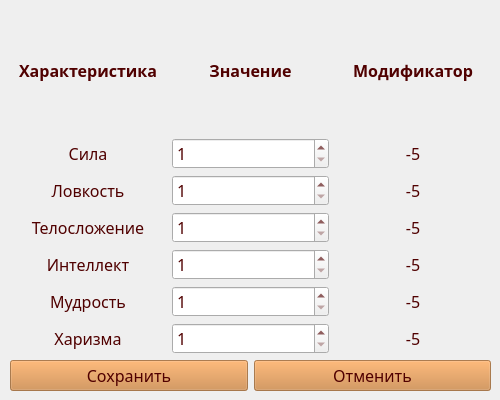
<?xml version="1.0" encoding="UTF-8"?>
<ui version="4.0">
 <class>MainWindow</class>
 <widget class="QMainWindow" name="MainWindow">
  <property name="geometry">
   <rect>
    <x>0</x>
    <y>0</y>
    <width>500</width>
    <height>400</height>
   </rect>
  </property>
  <property name="minimumSize">
   <size>
    <width>500</width>
    <height>400</height>
   </size>
  </property>
  <property name="maximumSize">
   <size>
    <width>500</width>
    <height>400</height>
   </size>
  </property>
  <property name="windowTitle">
   <string>MainWindow</string>
  </property>
  <widget class="QWidget" name="centralwidget">
   <widget class="QWidget" name="verticalLayoutWidget">
    <property name="geometry">
     <rect>
      <x>10</x>
      <y>10</y>
      <width>481</width>
      <height>381</height>
     </rect>
    </property>
    <layout class="QVBoxLayout" name="verticalLayout">
     <item>
      <layout class="QGridLayout" name="gridLayout">
       <item row="1" column="1">
        <widget class="QSpinBox" name="sila">
         <property name="font">
          <font>
           <family>Segoe Print</family>
           <pointsize>12</pointsize>
           <weight>9</weight>
           <italic>false</italic>
           <bold>false</bold>
          </font>
         </property>
         <property name="styleSheet">
          <string notr="true">font: 75 12pt &quot;Segoe Print&quot;;
color: rgb(80, 0, 0);</string>
         </property>
         <property name="minimum">
          <number>1</number>
         </property>
         <property name="maximum">
          <number>22</number>
         </property>
        </widget>
       </item>
       <item row="4" column="2">
        <widget class="QLabel" name="intelmod">
         <property name="font">
          <font>
           <family>Segoe Print</family>
           <pointsize>12</pointsize>
           <weight>9</weight>
           <italic>false</italic>
           <bold>false</bold>
          </font>
         </property>
         <property name="layoutDirection">
          <enum>Qt::LeftToRight</enum>
         </property>
         <property name="styleSheet">
          <string notr="true">font: 75 12pt &quot;Segoe Print&quot;;
color: rgb(80, 0, 0);</string>
         </property>
         <property name="text">
          <string>&lt;html&gt;&lt;head/&gt;&lt;body&gt;&lt;p align=&quot;center&quot;&gt;-5&lt;/p&gt;&lt;/body&gt;&lt;/html&gt;</string>
         </property>
        </widget>
       </item>
       <item row="3" column="0">
        <widget class="QLabel" name="label_3">
         <property name="font">
          <font>
           <family>Segoe Print</family>
           <pointsize>12</pointsize>
           <weight>9</weight>
           <italic>false</italic>
           <bold>false</bold>
          </font>
         </property>
         <property name="styleSheet">
          <string notr="true">font: 75 12pt &quot;Segoe Print&quot;;
color: rgb(80, 0, 0);</string>
         </property>
         <property name="text">
          <string>&lt;html&gt;&lt;head/&gt;&lt;body&gt;&lt;p align=&quot;center&quot;&gt;Телосложение&lt;/p&gt;&lt;/body&gt;&lt;/html&gt;</string>
         </property>
        </widget>
       </item>
       <item row="4" column="1">
        <widget class="QSpinBox" name="intel">
         <property name="font">
          <font>
           <family>Segoe Print</family>
           <pointsize>12</pointsize>
           <weight>9</weight>
           <italic>false</italic>
           <bold>false</bold>
          </font>
         </property>
         <property name="styleSheet">
          <string notr="true">font: 75 12pt &quot;Segoe Print&quot;;
color: rgb(80, 0, 0);</string>
         </property>
         <property name="minimum">
          <number>1</number>
         </property>
         <property name="maximum">
          <number>22</number>
         </property>
        </widget>
       </item>
       <item row="2" column="1">
        <widget class="QSpinBox" name="lovkost">
         <property name="font">
          <font>
           <family>Segoe Print</family>
           <pointsize>12</pointsize>
           <weight>9</weight>
           <italic>false</italic>
           <bold>false</bold>
          </font>
         </property>
         <property name="styleSheet">
          <string notr="true">font: 75 12pt &quot;Segoe Print&quot;;
color: rgb(80, 0, 0);</string>
         </property>
         <property name="minimum">
          <number>1</number>
         </property>
         <property name="maximum">
          <number>22</number>
         </property>
        </widget>
       </item>
       <item row="5" column="2">
        <widget class="QLabel" name="mudrostmod">
         <property name="font">
          <font>
           <family>Segoe Print</family>
           <pointsize>12</pointsize>
           <weight>9</weight>
           <italic>false</italic>
           <bold>false</bold>
          </font>
         </property>
         <property name="layoutDirection">
          <enum>Qt::LeftToRight</enum>
         </property>
         <property name="styleSheet">
          <string notr="true">font: 75 12pt &quot;Segoe Print&quot;;
color: rgb(80, 0, 0);</string>
         </property>
         <property name="text">
          <string>&lt;html&gt;&lt;head/&gt;&lt;body&gt;&lt;p align=&quot;center&quot;&gt;-5&lt;/p&gt;&lt;/body&gt;&lt;/html&gt;</string>
         </property>
        </widget>
       </item>
       <item row="5" column="0">
        <widget class="QLabel" name="label_5">
         <property name="font">
          <font>
           <family>Segoe Print</family>
           <pointsize>12</pointsize>
           <weight>9</weight>
           <italic>false</italic>
           <bold>false</bold>
          </font>
         </property>
         <property name="styleSheet">
          <string notr="true">color: rgb(80, 0, 0);
font: 75 12pt &quot;Segoe Print&quot;;</string>
         </property>
         <property name="text">
          <string>&lt;html&gt;&lt;head/&gt;&lt;body&gt;&lt;p align=&quot;center&quot;&gt;Мудрость&lt;/p&gt;&lt;/body&gt;&lt;/html&gt;</string>
         </property>
        </widget>
       </item>
       <item row="3" column="2">
        <widget class="QLabel" name="telomod">
         <property name="font">
          <font>
           <family>Segoe Print</family>
           <pointsize>12</pointsize>
           <weight>9</weight>
           <italic>false</italic>
           <bold>false</bold>
          </font>
         </property>
         <property name="layoutDirection">
          <enum>Qt::LeftToRight</enum>
         </property>
         <property name="styleSheet">
          <string notr="true">font: 75 12pt &quot;Segoe Print&quot;;
color: rgb(80, 0, 0);</string>
         </property>
         <property name="text">
          <string>&lt;html&gt;&lt;head/&gt;&lt;body&gt;&lt;p align=&quot;center&quot;&gt;-5&lt;/p&gt;&lt;/body&gt;&lt;/html&gt;</string>
         </property>
        </widget>
       </item>
       <item row="3" column="1">
        <widget class="QSpinBox" name="telo">
         <property name="font">
          <font>
           <family>Segoe Print</family>
           <pointsize>12</pointsize>
           <weight>9</weight>
           <italic>false</italic>
           <bold>false</bold>
          </font>
         </property>
         <property name="styleSheet">
          <string notr="true">font: 75 12pt &quot;Segoe Print&quot;;
color: rgb(80, 0, 0);</string>
         </property>
         <property name="minimum">
          <number>1</number>
         </property>
         <property name="maximum">
          <number>22</number>
         </property>
        </widget>
       </item>
       <item row="0" column="1">
        <widget class="QLabel" name="label_14">
         <property name="font">
          <font>
           <family>Segoe Print</family>
           <pointsize>12</pointsize>
           <weight>9</weight>
           <italic>false</italic>
           <bold>false</bold>
          </font>
         </property>
         <property name="styleSheet">
          <string notr="true">font: 75 12pt &quot;Segoe Print&quot;;
color: rgb(80, 0, 0);</string>
         </property>
         <property name="text">
          <string>&lt;html&gt;&lt;head/&gt;&lt;body&gt;&lt;p align=&quot;center&quot;&gt;&lt;span style=&quot; font-weight:600;&quot;&gt;Значение&lt;/span&gt;&lt;/p&gt;&lt;/body&gt;&lt;/html&gt;</string>
         </property>
        </widget>
       </item>
       <item row="5" column="1">
        <widget class="QSpinBox" name="mudrost">
         <property name="font">
          <font>
           <family>Segoe Print</family>
           <pointsize>12</pointsize>
           <weight>9</weight>
           <italic>false</italic>
           <bold>false</bold>
          </font>
         </property>
         <property name="styleSheet">
          <string notr="true">font: 75 12pt &quot;Segoe Print&quot;;
color: rgb(80, 0, 0);</string>
         </property>
         <property name="minimum">
          <number>1</number>
         </property>
         <property name="maximum">
          <number>22</number>
         </property>
        </widget>
       </item>
       <item row="0" column="0">
        <widget class="QLabel" name="label_13">
         <property name="font">
          <font>
           <family>Segoe Print</family>
           <pointsize>12</pointsize>
           <weight>9</weight>
           <italic>false</italic>
           <bold>false</bold>
          </font>
         </property>
         <property name="styleSheet">
          <string notr="true">font: 75 12pt &quot;Segoe Print&quot;;</string>
         </property>
         <property name="text">
          <string>&lt;html&gt;&lt;head/&gt;&lt;body&gt;&lt;p align=&quot;center&quot;&gt;&lt;span style=&quot; font-size:12pt; font-weight:600; color:#500000;&quot;&gt;Характеристика&lt;/span&gt;&lt;/p&gt;&lt;/body&gt;&lt;/html&gt;</string>
         </property>
        </widget>
       </item>
       <item row="6" column="0">
        <widget class="QLabel" name="label_6">
         <property name="font">
          <font>
           <family>Segoe Print</family>
           <pointsize>12</pointsize>
           <weight>9</weight>
           <italic>false</italic>
           <bold>false</bold>
          </font>
         </property>
         <property name="styleSheet">
          <string notr="true">font: 75 12pt &quot;Segoe Print&quot;;
color: rgb(80, 0, 0);</string>
         </property>
         <property name="text">
          <string>&lt;html&gt;&lt;head/&gt;&lt;body&gt;&lt;p align=&quot;center&quot;&gt;Харизма&lt;/p&gt;&lt;/body&gt;&lt;/html&gt;</string>
         </property>
        </widget>
       </item>
       <item row="4" column="0">
        <widget class="QLabel" name="label_4">
         <property name="font">
          <font>
           <family>Segoe Print</family>
           <pointsize>12</pointsize>
           <weight>9</weight>
           <italic>false</italic>
           <bold>false</bold>
          </font>
         </property>
         <property name="styleSheet">
          <string notr="true">font: 75 12pt &quot;Segoe Print&quot;;
color: rgb(80, 0, 0);</string>
         </property>
         <property name="text">
          <string>&lt;html&gt;&lt;head/&gt;&lt;body&gt;&lt;p align=&quot;center&quot;&gt;Интеллект&lt;/p&gt;&lt;/body&gt;&lt;/html&gt;</string>
         </property>
        </widget>
       </item>
       <item row="0" column="2">
        <widget class="QLabel" name="label_15">
         <property name="font">
          <font>
           <family>Segoe Print</family>
           <pointsize>12</pointsize>
           <weight>9</weight>
           <italic>false</italic>
           <bold>false</bold>
          </font>
         </property>
         <property name="styleSheet">
          <string notr="true">font: 75 12pt &quot;Segoe Print&quot;;
color: rgb(80, 0, 0);</string>
         </property>
         <property name="text">
          <string>&lt;html&gt;&lt;head/&gt;&lt;body&gt;&lt;p align=&quot;center&quot;&gt;&lt;span style=&quot; font-weight:600;&quot;&gt;Модификатор&lt;/span&gt;&lt;/p&gt;&lt;/body&gt;&lt;/html&gt;</string>
         </property>
        </widget>
       </item>
       <item row="1" column="2">
        <widget class="QLabel" name="silamod">
         <property name="font">
          <font>
           <family>Segoe Print</family>
           <pointsize>12</pointsize>
           <weight>9</weight>
           <italic>false</italic>
           <bold>false</bold>
          </font>
         </property>
         <property name="layoutDirection">
          <enum>Qt::LeftToRight</enum>
         </property>
         <property name="styleSheet">
          <string notr="true">font: 75 12pt &quot;Segoe Print&quot;;
color: rgb(80, 0, 0);</string>
         </property>
         <property name="text">
          <string>&lt;html&gt;&lt;head/&gt;&lt;body&gt;&lt;p align=&quot;center&quot;&gt;-5&lt;/p&gt;&lt;/body&gt;&lt;/html&gt;</string>
         </property>
        </widget>
       </item>
       <item row="2" column="2">
        <widget class="QLabel" name="lovkostmod">
         <property name="font">
          <font>
           <family>Segoe Print</family>
           <pointsize>12</pointsize>
           <weight>9</weight>
           <italic>false</italic>
           <bold>false</bold>
          </font>
         </property>
         <property name="layoutDirection">
          <enum>Qt::LeftToRight</enum>
         </property>
         <property name="styleSheet">
          <string notr="true">font: 75 12pt &quot;Segoe Print&quot;;
color: rgb(80, 0, 0);</string>
         </property>
         <property name="text">
          <string>&lt;html&gt;&lt;head/&gt;&lt;body&gt;&lt;p align=&quot;center&quot;&gt;-5&lt;/p&gt;&lt;/body&gt;&lt;/html&gt;</string>
         </property>
        </widget>
       </item>
       <item row="6" column="2">
        <widget class="QLabel" name="harizmamod">
         <property name="font">
          <font>
           <family>Segoe Print</family>
           <pointsize>12</pointsize>
           <weight>9</weight>
           <italic>false</italic>
           <bold>false</bold>
          </font>
         </property>
         <property name="layoutDirection">
          <enum>Qt::LeftToRight</enum>
         </property>
         <property name="styleSheet">
          <string notr="true">font: 75 12pt &quot;Segoe Print&quot;;
color: rgb(80, 0, 0);</string>
         </property>
         <property name="text">
          <string>&lt;html&gt;&lt;head/&gt;&lt;body&gt;&lt;p align=&quot;center&quot;&gt;-5&lt;/p&gt;&lt;/body&gt;&lt;/html&gt;</string>
         </property>
        </widget>
       </item>
       <item row="6" column="1">
        <widget class="QSpinBox" name="harizma">
         <property name="font">
          <font>
           <family>Segoe Print</family>
           <pointsize>12</pointsize>
           <weight>9</weight>
           <italic>false</italic>
           <bold>false</bold>
          </font>
         </property>
         <property name="styleSheet">
          <string notr="true">font: 75 12pt &quot;Segoe Print&quot;;
color: rgb(80, 0, 0);</string>
         </property>
         <property name="minimum">
          <number>1</number>
         </property>
         <property name="maximum">
          <number>22</number>
         </property>
        </widget>
       </item>
       <item row="2" column="0">
        <widget class="QLabel" name="label">
         <property name="font">
          <font>
           <family>Segoe Print</family>
           <pointsize>12</pointsize>
           <weight>9</weight>
           <italic>false</italic>
           <bold>false</bold>
          </font>
         </property>
         <property name="styleSheet">
          <string notr="true">font: 75 12pt &quot;Segoe Print&quot;;
color: rgb(80, 0, 0);</string>
         </property>
         <property name="text">
          <string>&lt;html&gt;&lt;head/&gt;&lt;body&gt;&lt;p align=&quot;center&quot;&gt;Ловкость&lt;/p&gt;&lt;/body&gt;&lt;/html&gt;</string>
         </property>
        </widget>
       </item>
       <item row="1" column="0">
        <widget class="QLabel" name="label_2">
         <property name="font">
          <font>
           <family>Segoe Print</family>
           <pointsize>12</pointsize>
           <weight>9</weight>
           <italic>false</italic>
           <bold>false</bold>
          </font>
         </property>
         <property name="styleSheet">
          <string notr="true">font: 75 12pt &quot;Segoe Print&quot;;
color: rgb(80, 0, 0);</string>
         </property>
         <property name="text">
          <string>&lt;html&gt;&lt;head/&gt;&lt;body&gt;&lt;p align=&quot;center&quot;&gt;Сила&lt;/p&gt;&lt;/body&gt;&lt;/html&gt;</string>
         </property>
        </widget>
       </item>
      </layout>
     </item>
     <item>
      <layout class="QHBoxLayout" name="horizontalLayout">
       <item>
        <widget class="QPushButton" name="save">
         <property name="font">
          <font>
           <family>Segoe Print</family>
           <pointsize>12</pointsize>
           <weight>9</weight>
           <italic>false</italic>
           <bold>false</bold>
          </font>
         </property>
         <property name="styleSheet">
          <string notr="true">font: 75 12pt &quot;Segoe Print&quot;;
background-color: rgba(205, 133, 63, 0.75);
color: rgb(80, 0, 0);</string>
         </property>
         <property name="text">
          <string>Сохранить</string>
         </property>
        </widget>
       </item>
       <item>
        <widget class="QPushButton" name="back">
         <property name="font">
          <font>
           <family>Segoe Print</family>
           <pointsize>12</pointsize>
           <weight>9</weight>
           <italic>false</italic>
           <bold>false</bold>
          </font>
         </property>
         <property name="styleSheet">
          <string notr="true">font: 75 12pt &quot;Segoe Print&quot;;
background-color: rgba(205, 133, 63, 0.75);
color: rgb(80, 0, 0);</string>
         </property>
         <property name="text">
          <string>Отменить</string>
         </property>
        </widget>
       </item>
      </layout>
     </item>
    </layout>
   </widget>
   <widget class="QLabel" name="label_7">
    <property name="geometry">
     <rect>
      <x>0</x>
      <y>-5</y>
      <width>501</width>
      <height>411</height>
     </rect>
    </property>
    <property name="text">
     <string/>
    </property>
    <property name="pixmap">
     <pixmap>../img/Dnd.png</pixmap>
    </property>
    <property name="scaledContents">
     <bool>true</bool>
    </property>
   </widget>
   <zorder>label_7</zorder>
   <zorder>verticalLayoutWidget</zorder>
  </widget>
 </widget>
 <resources/>
 <connections/>
</ui>
